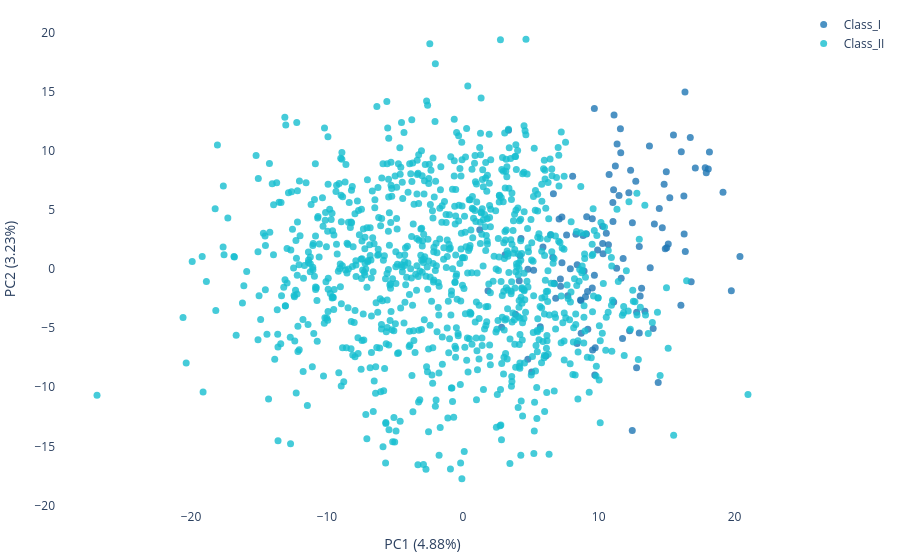

Source (notebook cell):
### Code cell
import plotly.graph_objects as go 

# Visualize pca 
OR_name = list(shuffle_pca_df.index)

# Extract OR class from index
OR_family = [re.match(r'Or(\d+)', _OR).group(1) if re.match(r'Or(\d+)', _OR) else 'None' for _OR in pca_df.index]

# Define Class I and Class II based on OR number ranges
Class_I_df = shuffle_pca_df.loc[[_OR for _OR, cls in zip(shuffle_pca_df.index, OR_family) if cls in map(str, range(51, 57))]]
Class_II_df = shuffle_pca_df.loc[[_OR for _OR, cls in zip(shuffle_pca_df.index, OR_family) if cls in map(str, range(1, 15))]]


# Define colors for each class
colormap = cf.distinct_colors(['Class_I', 'Class_II'])

# Plot
fig = go.Figure()

fig.add_trace(go.Scatter(
    x=Class_I_df.iloc[:, 0],  # First dimension
    y=Class_I_df.iloc[:, 1],  # Second dimension
    text=Class_I_df.index,    # Labels
    mode='markers',
    name='Class_I',
    marker=dict(
        color=colormap['Class_I'],
        size = 8, opacity=0.6
    )
))

fig.add_trace(go.Scatter(
    x=Class_II_df.iloc[:, 0],
    y=Class_II_df.iloc[:, 1],
    text=Class_II_df.index,
    mode='markers',
    name='Class_II',
    marker=dict(
        color=colormap['Class_II'],
        size = 8, opacity=0.6
    )
))


fig.update_traces( marker=dict(size=7, opacity = 0.8))
fig.update_layout(xaxis_title = f'PC1 ({variance_ratio[0]*100:.2f}%)',
                  yaxis_title = f'PC2 ({variance_ratio[1]*100:.2f}%)',
                  margin=dict(r=10, l=10, b=10, t=10),
                  plot_bgcolor='white',  # set the plot background color to white
                  paper_bgcolor='white',  # set the paper background color to white
)
fig.show()
# fig.write_html('../../output/ESM/PCA/Cbc_esm/PCA_Cbc_esm_class.html')

### Figure 1 — Plotly figure (JSON) as saved in the notebook; plotly's stock layout.template omitted (floating-point values rounded to 4 significant figures; data arrays with more than 128 entries replaced by an {"elided": "..."} marker saying what was removed)
{"data": [{"marker": {"color": "#1f77b4", "opacity": 0.8, "size": 7}, "mode": "markers", "name": "Class_I", "text": ["Or52Ae9", "Or52S1", "Or51A25", "Or51A43", "Or52P1", "Or51A6", "Or51M1", "Or51F23", "Or52N2C", "Or56B34", "Or52E15", "Or51Ab3", "Or52Z14", "Or51H5", "Or51S1", "Or52X1", "Or51A8", "Or52Ab2", "Or52D13", "Or52A5", "Or52B3", "Or52Ab4", "Or51G2", "Or51D1", "Or56A3", "Or51H1", "Or52N2B", "Or52H7", "Or51A39", "Or52K2", "Or52Z13", "Or55B4", "Or52R1", "Or52N5", "Or52E5", "Or51F1E", "Or56B2", "Or52A24", "Or56A5", "Or51A5", "Or52J3", "Or52E7", "Or52D3", "Or52E8B", "Or52S6", "Or51Af1", "Or51Q1", "Or51Ai2", "Or52Ad1", "Or52S19", "Or52P2", "Or51K2", "Or52Z12", "Or52E18", "Or52H2", "Or52R1B", "Or52N4B", "Or51F1", "Or51A10", "Or51V14", "Or52M1", "Or52N20", "Or52Ac1", "Or51V8", "Or51B6", "Or51Aa2", "Or51B6B", "Or52L1", "Or52S1B", "Or52A5B", "Or52Ab7", "Or51G1", "Or52E2", "Or56B35", "Or52E3", "Or51B17", "Or51F5", "Or51F23B", "Or56B2J", "Or56A3B", "Or56B1", "Or52N2", "Or51Ag1", "Or51Q1C", "Or51F1D", "Or51I1", "Or51K1", "Or51A7", "Or52Ae7", "Or52E8", "Or52A33", "Or52W1", "Or52Z1", "Or51I2", "Or52H1", "Or52E19B", "Or51A24", "Or51E1", "Or52N3", "Or52R1C", "Or55B10", "Or52N4", "Or56A4", "Or51Ac3", "Or52A20", "Or52B1", "Or51Aa5", "Or52E19", "Or52I2", "Or52H9", "Or55B3", "Or51B4", "Or52D1", "Or51F2"], "type": "scatter", "x": [10.29, 11.05, 7.195, 9.549, 12.98, 4.79, 9.114, 4.15, 9.025, 9.525, 18.06, 9.711, 6.665, 12.35, 14.01, 10.32, 5.898, 16.35, 7.086, 9.678, 16.29, 17.91, 8.709, 16.37, 12.98, 12.22, 8.324, 12.73, 11.75, 19.15, 8.08, 12.79, 13.79, 10.29, 18.15, 2.852, 8.848, 16.27, 9.095, 1.854, 13.05, 11.13, 14.68, 13.73, 13.16, 12.47, 9.198, 16.8, 11.5, 14.09, 12.79, 8.698, 11.35, 16.74, 9.528, 11.8, 5.209, 6.113, 4.786, 7.912, 15.12, 1.245, 11.04, 3.109, 10.56, 4.215, 10.76, 16.05, 12.48, 11.6, 15.5, 10.72, 16.08, 7.635, 14.81, 11.32, 4.279, 6.724, 11.65, 15.0, 8.66, 7.18, 8.409, 14.38, 5.697, 8.414, 9.176, 3.36, 9.681, 15.23, 7.296, 20.39, 11.22, 11.1, 11.62, 17.11, 6.62, 9.916, 11.09, 14.9, 9.743, 6.837, 8.925, 6.463, 14.46, 14.97, 7.722, 17.83, 5.068, 7.291, 13.4, 12.27, 19.76, 3.871], "y": [2.161, 4.011, -1.464, -6.851, -5.417, -0.01474, 4.428, -0.9899, -2.349, -1.616, 8.45, -8.974, 6.36, 8.355, -5.023, 1.294, 1.863, 14.97, 4.225, 13.57, 2.968, 8.134, -5.441, 1.473, 1.908, 6.448, 2.939, 7.424, -5.88, 6.494, 7.847, -8.349, 0.1032, 3.622, 9.885, -4.925, 2.839, 6.171, 2.956, -1.847, -2.274, 13.02, 3.492, 10.4, -1.636, -13.66, -5.085, -1.083, 6.227, 3.8, -3.665, -2.654, 10.57, 11.12, 4.247, 0.895, -0.1072, -7.357, -7.623, 0.02312, 2.116, 3.321, 5.631, 1.215, 3.033, 1.123, 7.998, -3.075, 3.915, 11.86, 11.33, 2.05, 9.914, 2.87, 7.167, 0.05568, 2.577, -1.197, -0.7889, 1.788, -2.628, -0.8374, -6.29, -9.597, -4.877, 0.3596, -1.901, 11.74, -0.5375, 6.034, 0.5336, 1.063, 8.712, -2.787, 9.834, 8.543, 0.9896, 1.603, 6.709, 1.716, -6.655, -2.483, -0.1606, 2.873, 5.125, 8.22, -2.268, 8.56, -8.72, 4.391, -3.581, -5.232, -1.83, -3.831]}, {"marker": {"color": "#17becf", "opacity": 0.8, "size": 7}, "mode": "markers", "name": "Class_II", "text": {"elided": "943 str values"}, "type": "scatter", "x": {"elided": "943 float values"}, "y": {"elided": "943 float values"}}], "layout": {"margin": {"b": 10, "l": 10, "r": 10, "t": 10}, "paper_bgcolor": "white", "plot_bgcolor": "white", "xaxis": {"title": {"text": "PC1 (4.88%)"}}, "yaxis": {"title": {"text": "PC2 (3.23%)"}}}}
